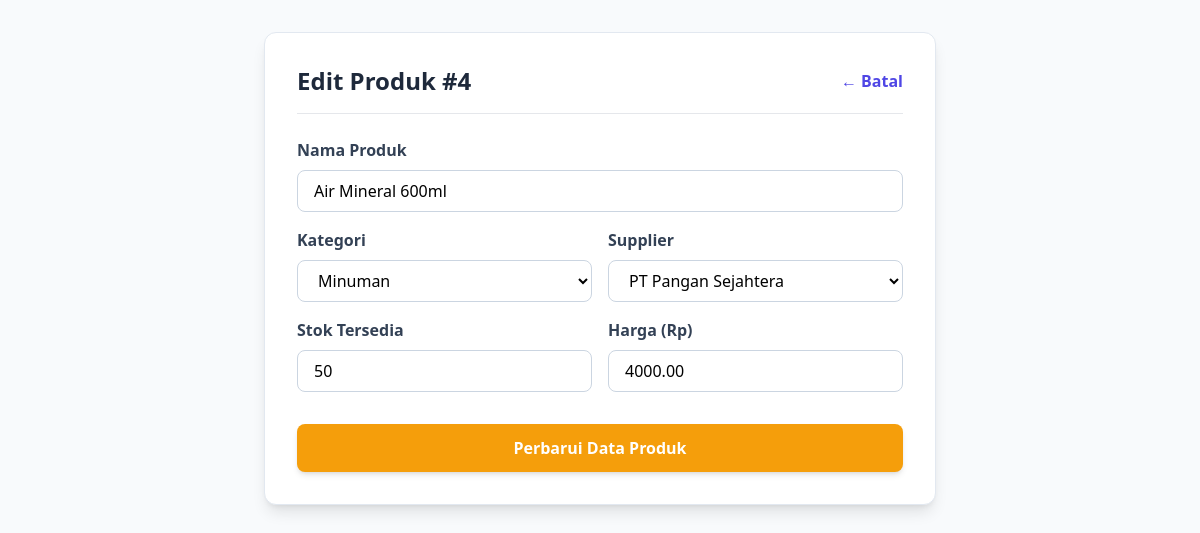
Page /update.php?id=4 on the committed database.
### tables this page shows
CREATE TABLE produk (
    id INT AUTO_INCREMENT PRIMARY KEY,
    nama_produk VARCHAR(150) NOT NULL,
    kategori_id INT NOT NULL,
    supplier_id INT NOT NULL,
    stok INT NOT NULL DEFAULT 0,
    harga DECIMAL(10,2) NOT NULL,
    FOREIGN KEY (kategori_id) REFERENCES kategori(id) ON DELETE CASCADE,
    FOREIGN KEY (supplier_id) REFERENCES supplier(id) ON DELETE CASCADE
);

CREATE TABLE kategori (
    id INT AUTO_INCREMENT PRIMARY KEY,
    nama_kategori VARCHAR(100) NOT NULL
);

CREATE TABLE supplier (
    id INT AUTO_INCREMENT PRIMARY KEY,
    nama_supplier VARCHAR(150) NOT NULL,
    kontak VARCHAR(50) NOT NULL
);

### update.php (the view, shortened to what this page needs)
<?php
$db = Database::getInstance()->getConnection();
$kategori_list = $db->query("SELECT * FROM kategori")->fetchAll();
$supplier_list = $db->query("SELECT * FROM supplier")->fetchAll();
$id = $_GET['id'];
$stmt = $db->prepare("SELECT * FROM produk WHERE id = ?");
$stmt->execute([$id]);
$produk = $stmt->fetch();
?>
<!DOCTYPE html>
<html lang="id">
<head>
    <script src="https://cdn.tailwindcss.com"></script>
</head>
<body class="bg-slate-50 min-h-screen p-8 font-sans">
    <main class="max-w-2xl mx-auto bg-white p-8 rounded-xl shadow-lg border border-slate-200">
        <div class="flex justify-between items-center mb-6 border-b pb-4">
            <h2 class="text-2xl font-extrabold text-slate-800">Edit Produk #<?= $produk['id'] ?></h2>
            <a href="index.php" class="text-indigo-600 font-semibold hover:underline">← Batal</a>
        </div>
        <form method="POST" action="">
            <div class="mb-4">
                <label class="block text-slate-700 font-semibold mb-2">Nama Produk</label>
                <input type="text" name="nama_produk" value="<?= htmlspecialchars($produk['nama_produk']) ?>" required class="w-full px-4 py-2 border border-slate-300 rounded-lg focus:outline-none focus:border-amber-500 focus:ring-1 focus:ring-amber-500">
            </div>
            <div class="grid grid-cols-2 gap-4 mb-4">
                <div>
                    <label class="block text-slate-700 font-semibold mb-2">Kategori</label>
                    <select name="kategori_id" required class="w-full px-4 py-2 border border-slate-300 rounded-lg focus:outline-none focus:border-amber-500 focus:ring-1 focus:ring-amber-500 bg-white">
                        <?php foreach ($kategori_list as $kat): ?>
                            <option value="<?= $kat['id'] ?>" <?= ($kat['id'] == $produk['kategori_id']) ? 'selected' : '' ?>>
                                <?= htmlspecialchars($kat['nama_kategori']) ?>
                            </option>
                        <?php endforeach; ?>
                    </select>
                </div>
                <div>
                    <label class="block text-slate-700 font-semibold mb-2">Supplier</label>
                    <select name="supplier_id" required class="w-full px-4 py-2 border border-slate-300 rounded-lg focus:outline-none focus:border-amber-500 focus:ring-1 focus:ring-amber-500 bg-white">
                        <?php foreach ($supplier_list as $sup): ?>
                            <option value="<?= $sup['id'] ?>" <?= ($sup['id'] == $produk['supplier_id']) ? 'selected' : '' ?>>
                                <?= htmlspecialchars($sup['nama_supplier']) ?>
                            </option>
                        <?php endforeach; ?>
                    </select>
                </div>
            </div>
            <div class="grid grid-cols-2 gap-4 mb-8">
                <div>
                    <label class="block text-slate-700 font-semibold mb-2">Stok Tersedia</label>
                    <input type="number" name="stok" min="0" value="<?= $produk['stok'] ?>" required class="w-full px-4 py-2 border border-slate-300 rounded-lg focus:outline-none focus:border-amber-500 focus:ring-1 focus:ring-amber-500">
                </div>
                <div>
                    <label class="block text-slate-700 font-semibold mb-2">Harga (Rp)</label>
                    <input type="number" name="harga" min="0" step="1000" value="<?= $produk['harga'] ?>" required class="w-full px-4 py-2 border border-slate-300 rounded-lg focus:outline-none focus:border-amber-500 focus:ring-1 focus:ring-amber-500">
                </div>
            </div>
            <button type="submit" class="w-full bg-amber-500 hover:bg-amber-600 text-white font-bold py-3 px-4 rounded-lg shadow-md transition">
                Perbarui Data Produk
            </button>
        </form>
    </main>
</body>
</html>

### rows in the picture
produk: id "4", nama_produk "Air Mineral 600ml", kategori_id "Minuman", supplier_id "PT Pangan Sejahtera", stok "50", harga "4000.00"
